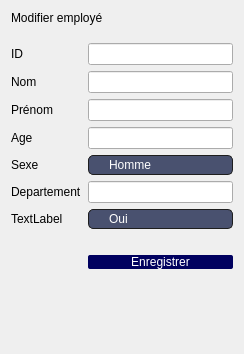
          <widget class="QWidget" name="scrollAreaWidgetContents_20">
           <property name="geometry">
            <rect>
             <x>0</x>
             <y>0</y>
             <width>244</width>
             <height>354</height>
            </rect>
           </property>
           <layout class="QFormLayout" name="formLayout_52">
            <item row="0" column="0" colspan="2">
             <widget class="QLabel" name="label_109">
              <property name="styleSheet">
               <string notr="true">font: 18pt &quot;Nunito Sans&quot;;</string>
              </property>
              <property name="text">
               <string>Modifier employé</string>
              </property>
             </widget>
            </item>
            <item row="1" column="1">
             <layout class="QHBoxLayout" name="horizontalLayout_71"/>
            </item>
            <item row="2" column="1">
             <layout class="QHBoxLayout" name="horizontalLayout_153"/>
            </item>
            <item row="7" column="0">
             <widget class="QLabel" name="label_284">
              <property name="text">
               <string>Nom</string>
              </property>
             </widget>
            </item>
            <item row="7" column="1">
             <widget class="QLineEdit" name="lineEdit_102"/>
            </item>
            <item row="8" column="0">
             <widget class="QLabel" name="label_110">
              <property name="text">
               <string>Prénom</string>
              </property>
             </widget>
            </item>
            <item row="8" column="1">
             <widget class="QLineEdit" name="lineEdit13_19"/>
            </item>
            <item row="9" column="1">
             <widget class="QLineEdit" name="lineEdit_25"/>
            </item>
            <item row="11" column="0">
             <widget class="QLabel" name="label_25">
              <property name="text">
               <string>Departement</string>
              </property>
             </widget>
            </item>
            <item row="13" column="0">
             <widget class="QLabel" name="label_111">
              <property name="text">
               <string/>
              </property>
             </widget>
            </item>
            <item row="15" column="1">
             <widget class="QPushButton" name="pushButton_69">
              <property name="styleSheet">
               <string notr="true">QPushButton
{
	border: 10 px;border-radius: 2px;
background-color: rgb(0, 0, 95);
color:white;
	font: 25 9pt &quot;Nunito&quot;;
}</string>
              </property>
              <property name="text">
               <string>Enregistrer</string>
              </property>
             </widget>
            </item>
            <item row="6" column="1">
             <widget class="QLineEdit" name="lineEdit12_19"/>
            </item>
            <item row="6" column="0">
             <widget class="QLabel" name="label_112">
              <property name="text">
               <string>ID</string>
              </property>
             </widget>
            </item>
            <item row="9" column="0">
             <widget class="QLabel" name="label_26">
              <property name="text">
               <string>Age</string>
              </property>
             </widget>
            </item>
            <item row="11" column="1">
             <widget class="QLineEdit" name="lineEdit_26"/>
            </item>
            <item row="10" column="0">
             <widget class="QLabel" name="label_29">
              <property name="text">
               <string>Sexe</string>
              </property>
             </widget>
            </item>
            <item row="12" column="0">
             <widget class="QLabel" name="label_30">
              <property name="text">
               <string>TextLabel</string>
              </property>
             </widget>
            </item>
            <item row="10" column="1">
             <widget class="QComboBox" name="comboBox_3">
              <property name="styleSheet">
               <string notr="true">QComboBox QAbstractItemView
{
    border: 2px solid darkgray;
    color: white;
    selection-background-color: rgb(73, 81, 111);
}

QComboBox::drop-down
{
     subcontrol-origin: padding;
     subcontrol-position: top right;
     width: 15px;
     color: white;
     border-left-width: 0px;
     border-left-color: darkgray;
     border-left-style: solid; /* just a single line */
     border-top-right-radius: 3px; /* same radius as the QComboBox */
     border-bottom-right-radius: 3px;
     padding-left: 10px;
 }
QComboBox
{
	
	font: 25 8pt &quot;Nunito&quot;;
    subcontrol-origin: padding;
    subcontrol-position: top right;
    selection-background-color: #111;
    selection-color: yellow;
    color: white;
	background-color: rgb(73, 81, 111);
    border-style: solid;
    border: 1px solid #1e1e1e;
    border-radius: 5;
    padding: 1px 0px 1px 20px;
}</string>
              </property>
              <item>
               <property name="text">
                <string>Homme</string>
               </property>
              </item>
              <item>
               <property name="text">
                <string>Femme</string>
               </property>
              </item>
             </widget>
            </item>
            <item row="12" column="1">
             <widget class="QComboBox" name="comboBox_4">
              <property name="styleSheet">
               <string notr="true">QComboBox QAbstractItemView
{
    border: 2px solid darkgray;
    color: white;
    selection-background-color: rgb(73, 81, 111);
}

QComboBox::drop-down
{
     subcontrol-origin: padding;
     subcontrol-position: top right;
     width: 15px;
     color: white;
     border-left-width: 0px;
     border-left-color: darkgray;
     border-left-style: solid; /* just a single line */
     border-top-right-radius: 3px; /* same radius as the QComboBox */
     border-bottom-right-radius: 3px;
     padding-left: 10px;
 }
QComboBox
{
	
	font: 25 8pt &quot;Nunito&quot;;
    subcontrol-origin: padding;
    subcontrol-position: top right;
    selection-background-color: #111;
    selection-color: yellow;
    color: white;
	background-color: rgb(73, 81, 111);
    border-style: solid;
    border: 1px solid #1e1e1e;
    border-radius: 5;
    padding: 1px 0px 1px 20px;
}</string>
              </property>
              <item>
               <property name="text">
                <string>Oui</string>
               </property>
              </item>
              <item>
               <property name="text">
                <string>Non</string>
               </property>
              </item>
             </widget>
            </item>
           </layout>
          </widget>
